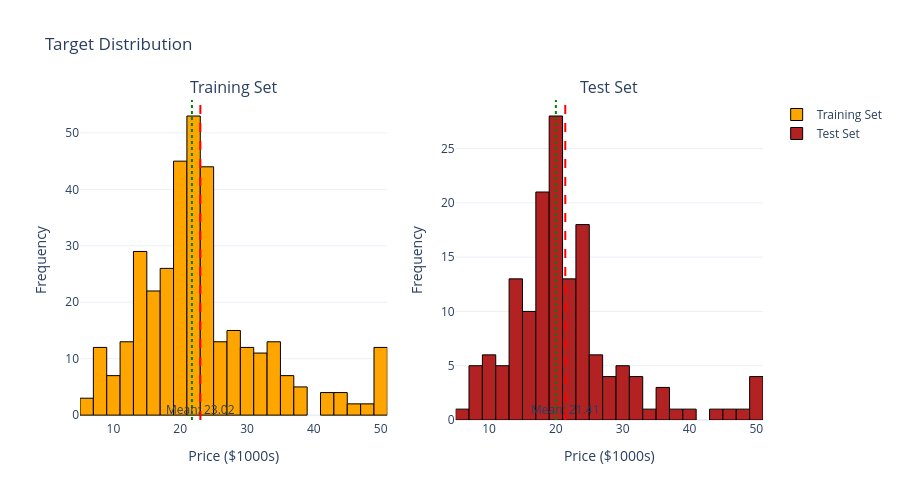

Notebook cell for this chart:
### Code cell
# 8. TARGET VARIABLE DISTRIBUTION (Interactive Plotly)
fig = make_subplots(
    rows=1,
    cols=2,
    subplot_titles=["Training Set", "Test Set"]
)
# Training set
fig.add_trace(
    go.Histogram(
        x=y_train,
        nbinsx=30,
        marker_color='orange',
        marker_line_color='black',
        marker_line_width=1,
        name='Training Set',
        hovertemplate='Price: $%{x:.1f}k<br>Count: %{y}<extra></extra>'
    ),
    row=1, col=1
)

fig.add_vline(x=y_train.mean(), line_dash="dash", line_color="red", row=1, col=1)
fig.add_vline(x=y_train.median(), line_dash="dot", line_color="green", row=1, col=1)

# Test set
fig.add_trace(
    go.Histogram(
        x=y_test,
        nbinsx=30,
        marker_color='firebrick',
        marker_line_color='black',
        marker_line_width=1,
        name='Test Set',
        hovertemplate='Price: $%{x:.1f}k<br>Count: %{y}<extra></extra>'
    ),
    row=1, col=2
)

fig.add_vline(x=y_test.mean(), line_dash="dash", line_color="red", row=1, col=2)
fig.add_vline(x=y_test.median(), line_dash="dot", line_color="green", row=1, col=2)

fig.update_xaxes(title_text="Price ($1000s)", row=1, col=1)
fig.update_yaxes(title_text="Frequency", row=1, col=1)
fig.update_xaxes(title_text="Price ($1000s)", row=1, col=2)
fig.update_yaxes(title_text="Frequency", row=1, col=2)

fig.update_layout(
    title_text="Target Distribution",
    template='plotly_white',
    height=500,
    showlegend=True
)

fig.add_annotation(x=y_train.mean(), y=1, xref='x', yref='paper', text=f"Mean: {y_train.mean():.2f}", showarrow=False, row=1, col=1)
fig.add_annotation(x=y_test.mean(), y=1, xref='x2', yref='paper', text=f"Mean: {y_test.mean():.2f}", showarrow=False, row=1, col=2)

fig.write_image(f'{RESULTS_DIR}/target_distribution.png', width=1400, height=500, scale=2)
fig.show()
print("Saved: target_distribution.png")

### Figure 1 — Plotly figure (JSON) as saved in the notebook; plotly's stock layout.template omitted (floating-point values rounded to 4 significant figures; data arrays with more than 128 entries replaced by an {"elided": "..."} marker saying what was removed)
{"data": [{"hovertemplate": "Price: $%{x:.1f}k<br>Count: %{y}<extra></extra>", "marker": {"color": "orange", "line": {"color": "black", "width": 1}}, "name": "Training Set", "nbinsx": 30, "type": "histogram", "x": {"elided": "354 float values"}, "xaxis": "x", "yaxis": "y"}, {"hovertemplate": "Price: $%{x:.1f}k<br>Count: %{y}<extra></extra>", "marker": {"color": "firebrick", "line": {"color": "black", "width": 1}}, "name": "Test Set", "nbinsx": 30, "type": "histogram", "x": {"elided": "152 float values"}, "xaxis": "x2", "yaxis": "y2"}], "layout": {"annotations": [{"font": {"size": 16}, "showarrow": false, "text": "Training Set", "x": 0.225, "xanchor": "center", "xref": "paper", "y": 1, "yanchor": "bottom", "yref": "paper"}, {"font": {"size": 16}, "showarrow": false, "text": "Test Set", "x": 0.775, "xanchor": "center", "xref": "paper", "y": 1, "yanchor": "bottom", "yref": "paper"}, {"showarrow": false, "text": "Mean: 23.02", "x": 23.02, "xref": "x", "y": 1, "yref": "y"}, {"showarrow": false, "text": "Mean: 21.41", "x": 21.41, "xref": "x2", "y": 1, "yref": "y2"}], "height": 500, "shapes": [{"line": {"color": "red", "dash": "dash"}, "type": "line", "x0": 23.02, "x1": 23.02, "xref": "x", "y0": 0, "y1": 1, "yref": "y domain"}, {"line": {"color": "green", "dash": "dot"}, "type": "line", "x0": 21.75, "x1": 21.75, "xref": "x", "y0": 0, "y1": 1, "yref": "y domain"}, {"line": {"color": "red", "dash": "dash"}, "type": "line", "x0": 21.41, "x1": 21.41, "xref": "x2", "y0": 0, "y1": 1, "yref": "y2 domain"}, {"line": {"color": "green", "dash": "dot"}, "type": "line", "x0": 20, "x1": 20, "xref": "x2", "y0": 0, "y1": 1, "yref": "y2 domain"}], "showlegend": true, "title": {"text": "Target Distribution"}, "xaxis": {"anchor": "y", "domain": [0, 0.45], "title": {"text": "Price ($1000s)"}}, "xaxis2": {"anchor": "y2", "domain": [0.55, 1], "title": {"text": "Price ($1000s)"}}, "yaxis": {"anchor": "x", "domain": [0, 1], "title": {"text": "Frequency"}}, "yaxis2": {"anchor": "x2", "domain": [0, 1], "title": {"text": "Frequency"}}}}
